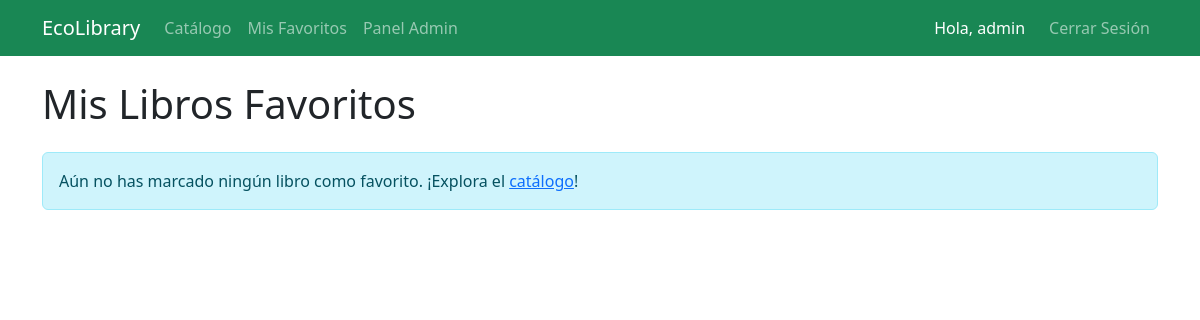
The page /favoritos/ (signed in) on the database as committed earlier.
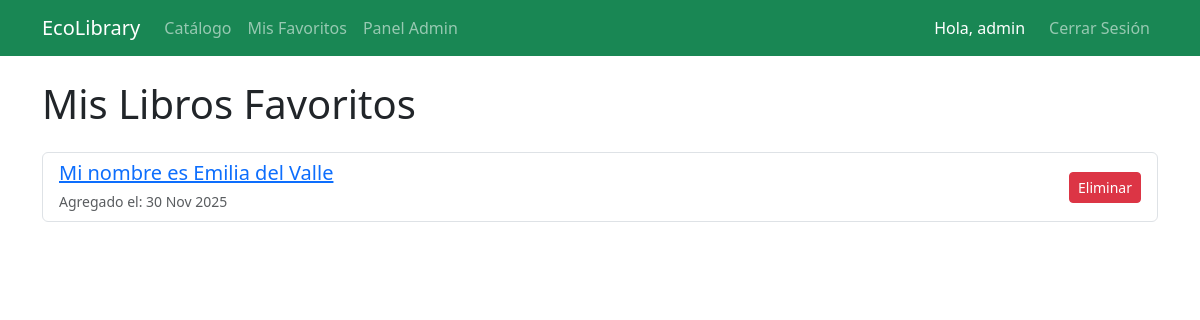
The same page on the database as committed later.
### core/models.py (models this page shows, shortened)
class Favorito(models.Model):
    usuario = models.ForeignKey(User, on_delete=models.CASCADE)
    libro = models.ForeignKey(Libro, on_delete=models.CASCADE)
    fecha_agregado = models.DateTimeField(auto_now_add=True)
    class Meta:
        unique_together = ('usuario', 'libro')
        verbose_name = "Favorito"
        verbose_name_plural = "Favoritos"

class Libro(models.Model):
    titulo = models.CharField(max_length=200)
    autor = models.CharField(max_length=100)
    descripcion = models.TextField(verbose_name="Descripción breve")
    categoria = models.CharField(max_length=100)
    anio_publicacion = models.PositiveIntegerField(verbose_name="Año de publicación")
    imagen = models.ImageField(upload_to='covers/', blank=True, null=True, verbose_name="Portada del Libro")

### core/views.py (the view)
# urls.py: path('favoritos/', views.FavoritoListView.as_view(), name='lista_favoritos'),
@method_decorator(login_required, name='dispatch')
class FavoritoListView(ListView):
    model = Favorito
    template_name = 'core/lista_favoritos.html'
    context_object_name = 'favoritos'
    def get_queryset(self):
        return Favorito.objects.filter(usuario=self.request.user).select_related('libro')

### core/templates/core/lista_favoritos.html (shortened to what this page needs)
{% extends "core/base.html" %}
{% block content %}
<h1 class="mb-4">Mis Libros Favoritos</h1>
<div class="list-group">
    {% for favorito in favoritos %}
    <div class="list-group-item list-group-item-action d-flex justify-content-between align-items-center">
        <div>
            <h5 class="mb-1">
                <a href="{% url 'detalle_libro' pk=favorito.libro.pk %}">{{ favorito.libro.titulo }}</a>
            </h5>
            <small class="text-muted">Agregado el: {{ favorito.fecha_agregado|date:"d M Y" }}</small>
        </div>
        <a href="{% url 'eliminar_favorito' pk=favorito.pk %}" class="btn btn-danger btn-sm">
            Eliminar
        </a>
    </div>
    {% empty %}
    <div class="alert alert-info">
        Aún no has marcado ningún libro como favorito. ¡Explora el <a href="{% url 'lista_libros' %}">catálogo</a>!
    </div>
    {% endfor %}
</div>
{% endblock %}

### core/templates/core/base.html (shortened to what this page needs)
<!DOCTYPE html>
<html lang="es">
<head>
    <link href="https://cdn.jsdelivr.net/npm/bootstrap@5.3.0/dist/css/bootstrap.min.css" rel="stylesheet">
</head>
<body>
    <nav class="navbar navbar-expand-lg navbar-dark bg-success">
        <div class="container">
            <a class="navbar-brand" href="{% url 'lista_libros' %}">EcoLibrary</a>
            <div class="collapse navbar-collapse" id="navbarNav">
                <ul class="navbar-nav me-auto">
                    <li class="nav-item">
                        <a class="nav-link" href="{% url 'lista_libros' %}">Catálogo</a>
                    </li>
                    {% if user.is_authenticated %}
                    <li class="nav-item">
                        <a class="nav-link" href="{% url 'lista_favoritos' %}">Mis Favoritos</a>
                    </li>
                    {% if user.is_staff %}
                    <li class="nav-item">
                        <a class="nav-link" href="{% url 'admin:index' %}">Panel Admin</a>
                    </li>
                    {% endif %}
                    {% endif %}
                </ul>
                <ul class="navbar-nav">
                    {% if user.is_authenticated %}
                    <li class="nav-item">
                        <span class="nav-link text-white">Hola, {{ user.username }}</span>
                    </li>
                    <li class="nav-item">
                        <form method="post" action="{% url 'logout' %}" class="d-inline">
                            <button type="submit" class="nav-link btn btn-outline-light ms-2">
                                Cerrar Sesión
                            </button>
                        </form>
                    </li>
                    {% endif %}
                </ul>
            </div>
        </div>
    </nav>
    <div class="container mt-4">
        {% block content %}
        {% endblock %}
    </div>
</body>
</html>

Rows that differ between the two databases and show on the page:
added Favorito: libro.titulo "Mi nombre es Emilia del Valle", fecha_agregado "30 Nov 2025"
Other text that changed with them:
text no longer shown: "Aún no has marcado ningún libro como favorito. ¡Explora el catálogo !"
